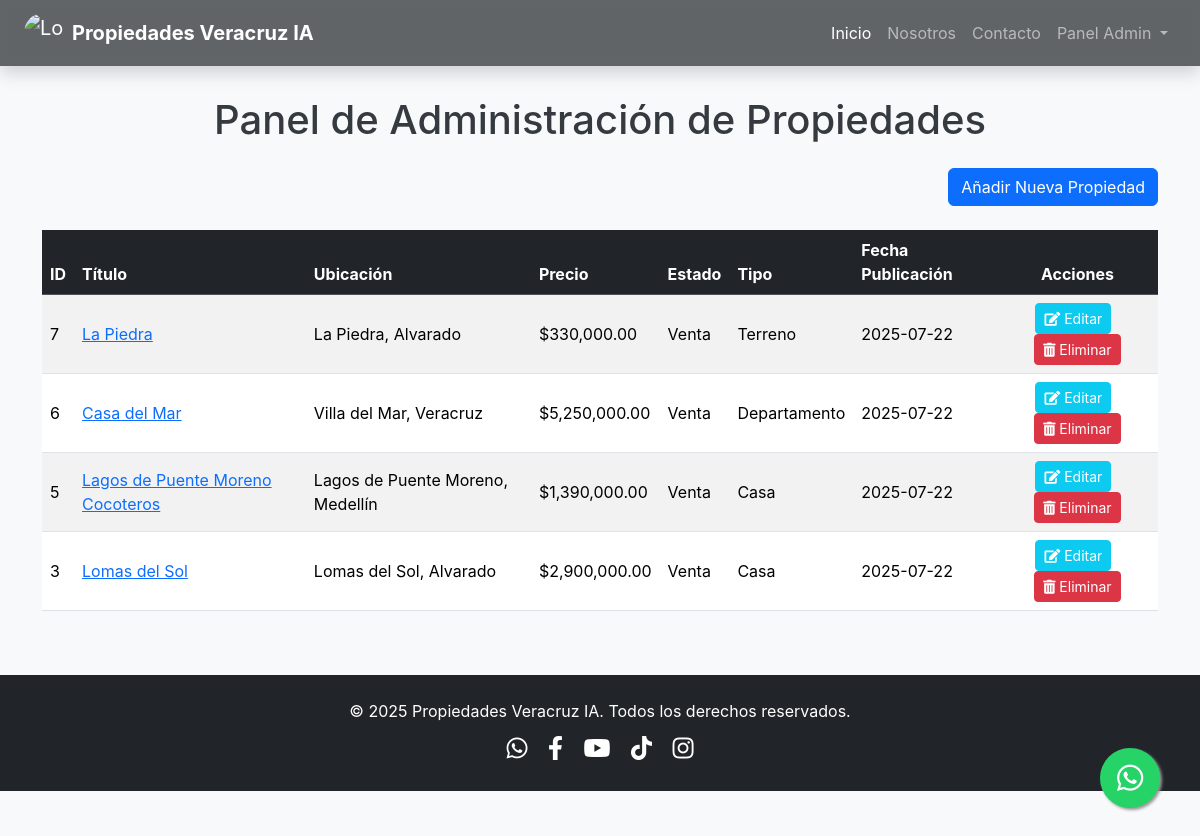
The page /dashboard (signed in) on the database its author committed.
### app.py (models this page shows, shortened)
class Property(db.Model):
    id = db.Column(db.Integer, primary_key=True)
    titulo = db.Column(db.String(100), nullable=False)
    descripcion = db.Column(db.Text, nullable=False)
    precio = db.Column(db.Numeric(10, 2), nullable=False) # Usar Numeric para precios
    ubicacion = db.Column(db.String(100), nullable=False)
    municipio = db.Column(db.String(50), nullable=False)
    estado_propiedad = db.Column(db.String(50), nullable=False) # 'Venta' o 'Renta'
    tipo_propiedad = db.Column(db.String(50), nullable=False)
    num_habitaciones = db.Column(db.Integer)
    num_banos = db.Column(db.Integer)
    num_medios_banos = db.Column(db.Integer)
    num_estacionamientos = db.Column(db.Integer)
    area_terreno_metros_cuadrados = db.Column(db.Numeric(10, 2))
    area_construccion_metros_cuadrados = db.Column(db.Numeric(10, 2))
    cuota_mantenimiento = db.Column(db.Numeric(10, 2))
    fecha_publicacion = db.Column(db.DateTime, nullable=False, default=datetime.utcnow)
    agente_id = db.Column(db.Integer, db.ForeignKey('user.id'), nullable=False) # Clave foránea a User
    images = db.relationship('PropertyImage', backref='property', lazy=True, cascade="all, delete-orphan") # Cambiado 'imagenes' a 'images' para consistencia con el código de rutas

### app.py (the view)
@main.route("/dashboard")
@login_required
def dashboard():
    user_properties = Property.query.filter_by(agente_id=current_user.id).order_by(Property.fecha_publicacion.desc()).all()
    return render_template('dashboard.html', title='Mi Panel', properties=user_properties)

### app.py (called while the page is built)
@login_manager.user_loader
def load_user(user_id):
    return db.session.get(User, int(user_id))

### templates/dashboard.html (shortened to what this page needs)
{% extends "base.html" %}
{% block content %}
    <div class="container mt-5 pt-5">
        <h1 class="mb-4 text-center">Panel de Administración de Propiedades</h1>
        <div class="d-flex justify-content-end mb-4">
            <a href="{{ url_for('main.add_property') }}" class="btn btn-primary">Añadir Nueva Propiedad</a>
        </div>
        {% if properties %}
            <div class="table-responsive">
                <table class="table table-striped table-hover align-middle">
                    <thead class="table-dark">
                        <tr>
                            <th scope="col">ID</th>
                            <th scope="col">Título</th>
                            <th scope="col">Ubicación</th>
                            <th scope="col">Precio</th>
                            <th scope="col">Estado</th>
                            <th scope="col">Tipo</th>
                            <th scope="col">Fecha Publicación</th>
                            <th scope="col" class="text-center">Acciones</th>
                        </tr>
                    </thead>
                    <tbody>
                        {% for property in properties %}
                        <tr>
                            <td>{{ property.id }}</td>
                            <td><a href="{{ url_for('main.property_detail', property_id=property.id) }}">{{ property.titulo }}</a></td>
                            <td>{{ property.ubicacion }}, {{ property.municipio }}</td>
                            <td>${{ "{:,.2f}".format(property.precio) }}</td>
                            <td>{{ property.estado_propiedad }}</td>
                            <td>{{ property.tipo_propiedad }}</td>
                            <td>{{ property.fecha_publicacion.strftime('%Y-%m-%d') }}</td>
                            <td class="text-center">
                                <a href="{{ url_for('main.edit_property', property_id=property.id) }}" class="btn btn-sm btn-info text-white me-2">
                                    <i class="fas fa-edit"></i> Editar
                                </a>
                                <form action="{{ url_for('main.delete_property', property_id=property.id) }}" method="POST" class="d-inline">
                                    <button type="submit" class="btn btn-sm btn-danger" onclick="return confirm('¿Estás seguro de que quieres eliminar esta propiedad? Esta acción no se puede deshacer.');">
                                        <i class="fas fa-trash-alt"></i> Eliminar
                                    </button>
                                </form>
                            </td>
                        </tr>
                        {% endfor %}
                    </tbody>
                </table>
            </div>
        {% else %}
            <div class="alert alert-info text-center" role="alert">
                Aún no has añadido ninguna propiedad. ¡Haz clic en "Añadir Nueva Propiedad" para empezar!
            </div>
        {% endif %}
    </div>
{% endblock content %}

### static/style.css (style rules this page uses)
html, body { height: 100%; margin: 0; font-family: 'Inter', sans-serif; background-color: #f8f9fa; color: #343a40; }

### rows shown on the page
Property: id "7", titulo "La Piedra", ubicacion "La Piedra", municipio "Alvarado", precio "330,000.00", estado_propiedad "Venta", tipo_propiedad "Terreno", fecha_publicacion "2025-07-22"
Property: id "6", titulo "Casa del Mar", ubicacion "Villa del Mar", municipio "Veracruz", precio "5,250,000.00", estado_propiedad "Venta", tipo_propiedad "Departamento", fecha_publicacion "2025-07-22"
Property: id "5", titulo "Lagos de Puente Moreno Cocoteros", ubicacion "Lagos de Puente Moreno", municipio "Medellín", precio "1,390,000.00", estado_propiedad "Venta", tipo_propiedad "Casa", fecha_publicacion "2025-07-22"
Property: id "3", titulo "Lomas del Sol", ubicacion "Lomas del Sol", municipio "Alvarado", precio "2,900,000.00", estado_propiedad "Venta", tipo_propiedad "Casa", fecha_publicacion "2025-07-22"
